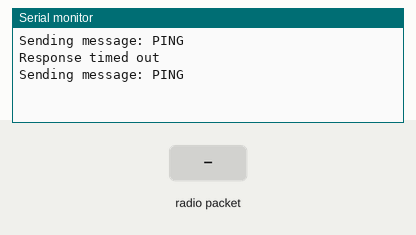
Recording of a sketch running on a simulated Arduino Uno, built with avr-gcc and run on an emulated ATmega328P. On the bench: the last lines printed to the serial monitor. The test bench sets the inputs (shaded band). No radio packets arrive unless stated.

Above: at 1.2 s.
1.3 s: radio packet "1" arrives
At 3.0 s:
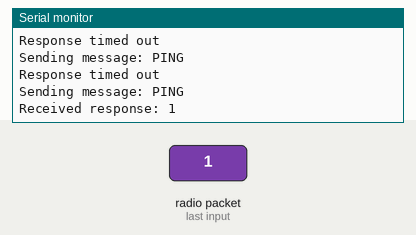
3.7 s: radio packet "0" arrives
At 5.0 s:
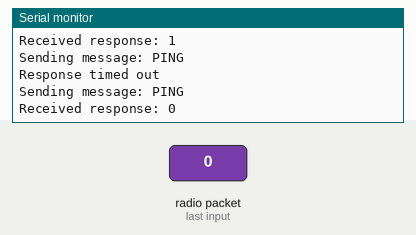
5.2 s: radio packet "2" arrives
At 6.1 s:
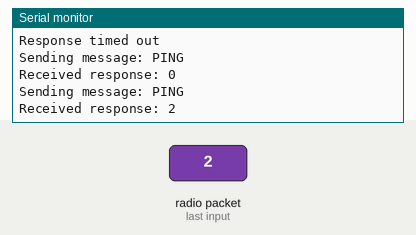

Measured:
- after the input at 1.3 s, the serial monitor: prints a new line after 0.93 s (image 1)
- after the input at 3.7 s, the serial monitor: prints a new line after 0.64 s (image 2)
- after the input at 5.2 s, the serial monitor: prints a new line after 0.14 s (image 3)

The sketch:

demo01.ino
```cpp
#include <SPI.h>
#include <RF24.h>

// Define the radio number and pipe addresses for each device
const uint8_t RADIO_NUMBER = 0;              // Radio number used by the device
const uint64_t MASTER_PIPE = 0xE8E8F0F0E1LL; // Master pipe address
const uint64_t SLAVE_PIPE = 0xE8E8F0F0E2LL;  // Slave pipe address

// Define the RF24 radio object
RF24 radio(7, 8); // CE, CSN

// Define the maximum number of retries for failed transmissions
const uint8_t MAX_RETRIES = 5;

void setup()
{
    // Initialize serial communication
    Serial.begin(9600);

    // Initialize the RF24 radio
    radio.begin();
    radio.setPALevel(RF24_PA_MIN);
    radio.setDataRate(RF24_250KBPS);
    radio.setAutoRetransmit(MAX_RETRIES, 10);

    // Set the radio addresses
    if (RADIO_NUMBER == 0)
    {
        radio.openWritingPipe(MASTER_PIPE);
        radio.openReadingPipe(1, SLAVE_PIPE);
    }
    else
    {
        radio.openWritingPipe(SLAVE_PIPE);
        radio.openReadingPipe(1, MASTER_PIPE);
    }

    // Start listening for incoming messages
    radio.startListening();
}

void loop()
{
    if (RADIO_NUMBER == 0)
    {
        // Send a message to the slave device
        const char *message = "PING";
        Serial.println("Sending message: PING");
        radio.stopListening();
        bool success = radio.write(message, strlen(message) + 1);
        radio.startListening();

        // Wait for a response from the slave device
        if (success)
        {
            uint8_t pipe;
            unsigned long start_time = micros();
            while (!radio.available(&pipe))
            {
                if (micros() - start_time > 100000)
                {
                    Serial.println("Response timed out");
                    break;
                }
            }
            if (radio.available(&pipe))
            {
                char response[32];
                radio.read(response, 32);
                Serial.print("Received response: ");
                Serial.println(response);
            }
        }
        else
        {
            Serial.println("Failed to send message");
        }
        delay(1000); // wait before sending next message
    }
    else
    {
        // Wait for a message from the master device
        uint8_t pipe;
        unsigned long start_time = micros();
        while (!radio.available(&pipe))
        {
            if (micros() - start_time > 100000)
            {
                Serial.println("Message timed out");
                break;
            }
        }
        if (radio.available(&pipe))
        {
            char message[32];
            radio.read(message, 32);
            Serial.print("Received message: ");
            Serial.println(message);

            // Send a response to the master device
            const char *response = "PONG";
            Serial.print("Send response: ");
            Serial.println(response);
            bool success = radio.write(response, strlen(response) + 1);
            if (!success)
            {
                Serial.println("Failed to send response");
            }
        }
    }
}
```
